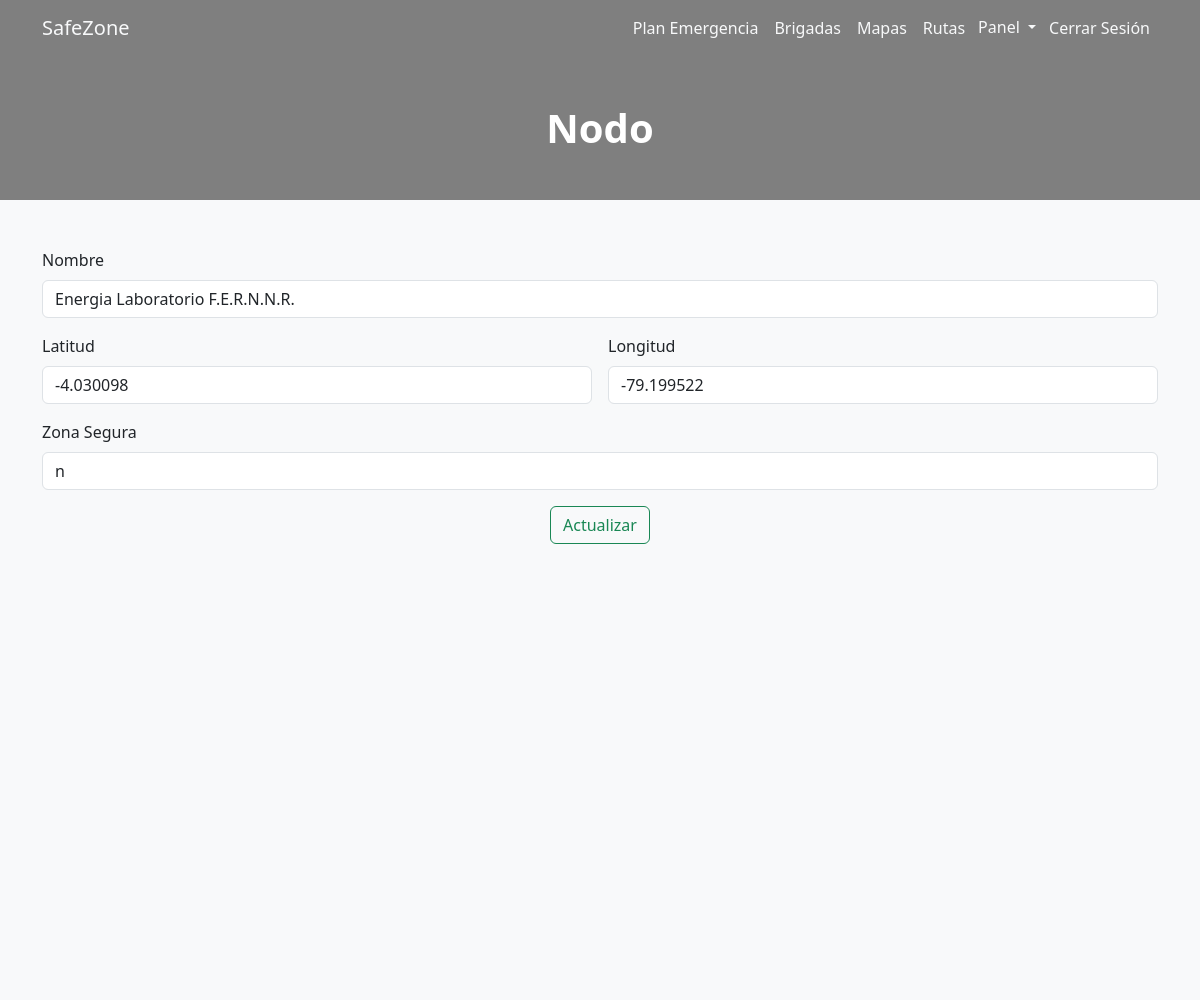
Screenshot of /update-node/2/ (signed in) with the database file from the repository.
### resqroute/models.py (models this page shows, shortened)
class Node(models.Model):
    name = models.CharField(max_length=50, unique=True, null=False)
    latitude = models.FloatField(null=False)
    longitude = models.FloatField(null=False)
    is_safe = models.CharField(max_length=1, null=False)

### resqroute/views.py (the view)
# urls.py: path('update-node/<id>/', views.update_node, name = 'update_node'),
@login_required
def update_node(request, id):
    if id:
        node = get_object_or_404(Node, id=id)
    else:
        node = None
    if request.method == 'POST':
        form = NodeForm(request.POST, instance=node)
        if form.is_valid():
            form.save()
            messages.success(request, "Actualizado correctamente")
            return redirect('node')
    else:
        form = NodeForm(instance=node)
    return render(request, 'admin/node/add.html', {'form': form, 'btn': 'Actualizar'})

### resqroute/forms.py (shortened to what this page needs)
class NodeForm(forms.ModelForm):
    class Meta:
        model = Node
        fields = ['name', 'latitude', 'longitude', 'is_safe']
        widgets = {
            'name': forms.TextInput(attrs={'class': 'form-control', 'placeholder': 'Faculad Bloque A2'}),
            'latitude': forms.TextInput(attrs={'class': 'form-control', 'placeholder': '-4.234123'}),
            'longitude': forms.TextInput(attrs={'class': 'form-control', 'placeholder': '-79.234123'}),
            'is_safe': forms.TextInput(attrs={'class': 'form-control', 'placeholder': '"s" o "n"'}),
        }

### resqroute/templates/admin/node/add.html (shortened to what this page needs)
{% extends user.is_authenticated|yesno:'authenticated.html,model.html' %}
{% block content %}
    <main class="container-fluid text-center p-0">
        <h1 class="fw-bold text-white m-5">Nodo</h1>
        <div class="container-fluid bg-light vh-100">
            <div class="container text-start pt-5 pb-5">
                <form method="post" class="row g-3">
                    <div class="col-12">
                        <label for="name" class="form-label">Nombre</label>
                        {{ form.name }}
                    </div>
                    <div class="col-6">
                        <label for="latitude" class="form-label">Latitud</label>
                        {{ form.latitude }}
                    </div>
                    <div class="col-6">
                        <label for="longitude" class="form-label">Longitud</label>
                        {{ form.longitude }}
                    </div>
                    <div class="col-12">
                        <label for="is_safe" class="form-label">Zona Segura</label>
                        {{ form.is_safe }}
                    </div>
                    <div class="col-12 d-flex justify-content-center">
                        <button class="btn btn-outline-success">{{ btn }}</button>
                    </div>
                </form>
            </div>
        </div>
    </main>
{% endblock %}

### resqroute/static/css/main.css (style rules this page uses)
html { -webkit-box-sizing: border-box; -moz-box-sizing: border-box; box-sizing: border-box; }
*, *:before, *:after { -webkit-box-sizing: inherit; -moz-box-sizing: inherit; box-sizing: inherit; }
body { background: url("https://www.unl.edu.ec/sites/default/files/galeria/2021/02/HEADER1.jpg") rgba(0, 0, 0, 0.5); background-blend-mode: multiply; background-position: center; background-size: cover; background-repeat: no-repeat; }

### rows the page displays
Node: name "Energia Laboratorio F.E.R.N.N.R.", latitude "-4.030098", longitude "-79.199522", is_safe "n"

### other values shown
{{ btn }} "Actualizar"
